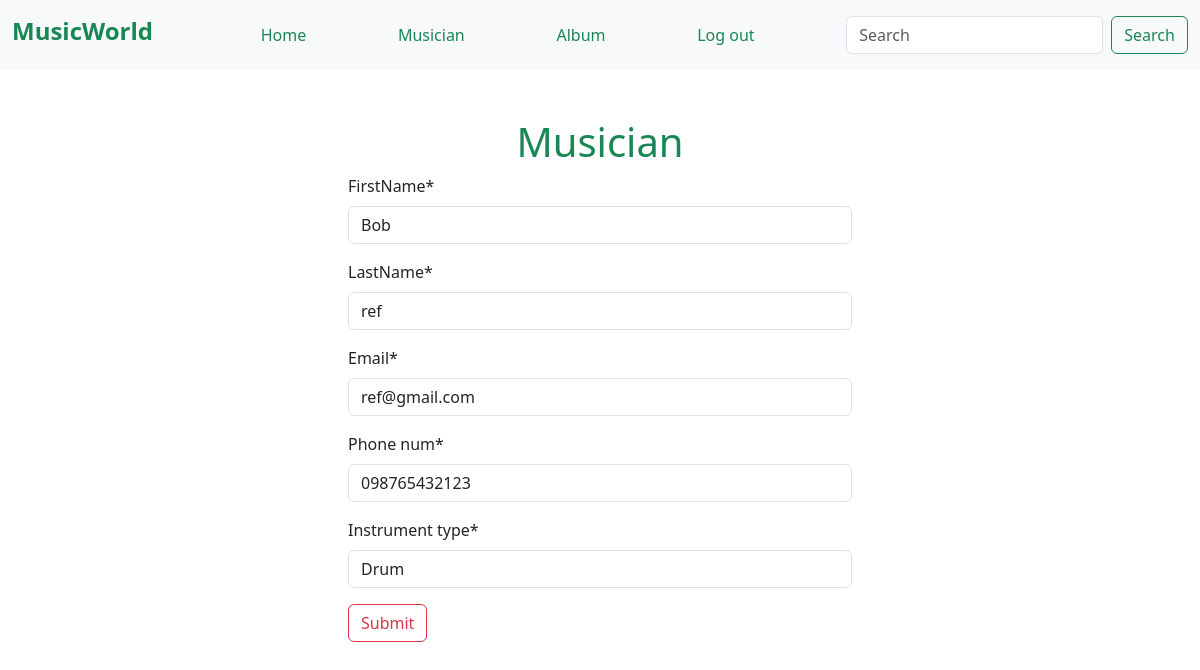
/musician/edit/7 (signed in), run on the app's committed database.
### musician_app/models.py (models this page shows, shortened)
class MusicianInfo(models.Model):
    firstName = models.CharField(max_length=50)
    lastName = models.CharField(max_length=50)
    email = models.CharField(max_length=50)
    phone_num = models.CharField(max_length=12)
    Instrument_type = models.CharField(max_length=50)

### musician_app/views.py (the view)
# urls.py: path('edit/<int:id>',views.edit_Musician,name='edit_musician'),
@login_required
def edit_Musician(request, id):
    musician = models.MusicianInfo.objects.get(pk=id)
    musician_form = MusicianForm(instance=musician)
    if request.method == "POST":
        musician_form = MusicianForm(request.POST, instance=musician)
        if musician_form.is_valid():
            musician_form.save()
            return redirect('home')
    return render(request, 'musician.html', {'form': musician_form})

### musician_app/forms.py
class MusicianForm(forms.ModelForm):
    class Meta:
        model = MusicianInfo
        fields = '__all__'

### musician_app/templates/musician.html (shortened to what this page needs)
{% extends "base.html" %}
{% load crispy_forms_tags %}
{% block content %}
<form style="width:50%;margin:auto;" class=" p-5" method="post">
    <h1 class="text-center text-success"> Musician</h1>
    {{form | crispy}}
    <button class="btn btn-outline-danger">Submit</button>
</form>
{% endblock %}

### data on the page
MusicianInfo: firstName "Bob", lastName "ref", email "ref@gmail.com", phone_num "098765432123", Instrument_type "Drum"
